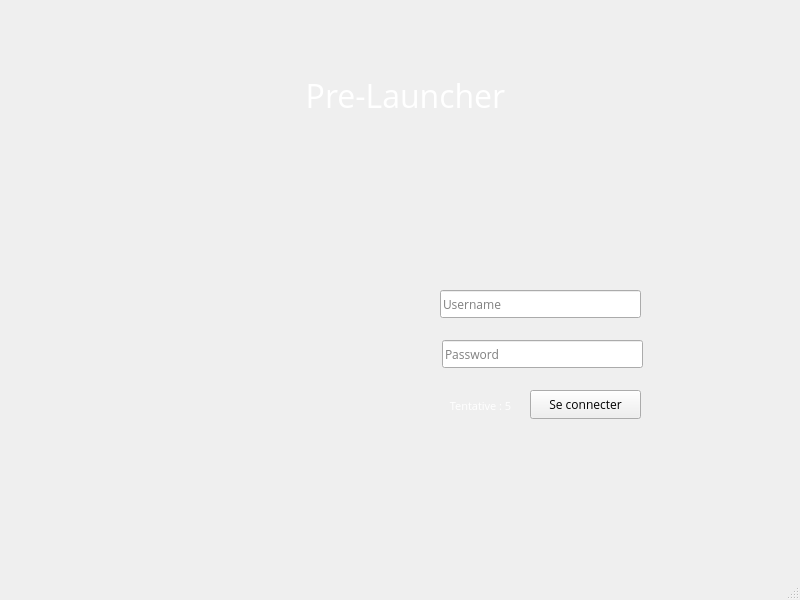
<?xml version="1.0" encoding="UTF-8"?>
<ui version="4.0">
 <class>MainWindow</class>
 <widget class="QMainWindow" name="MainWindow">
  <property name="geometry">
   <rect>
    <x>0</x>
    <y>0</y>
    <width>800</width>
    <height>600</height>
   </rect>
  </property>
  <property name="font">
   <font>
    <family>Open Sans</family>
   </font>
  </property>
  <property name="windowTitle">
   <string>MainWindow</string>
  </property>
  <widget class="QWidget" name="centralwidget">
   <widget class="QPushButton" name="pushButton">
    <property name="geometry">
     <rect>
      <x>530</x>
      <y>390</y>
      <width>111</width>
      <height>29</height>
     </rect>
    </property>
    <property name="font">
     <font>
      <family>Open Sans</family>
     </font>
    </property>
    <property name="text">
     <string>Se connecter</string>
    </property>
   </widget>
   <widget class="QLabel" name="label_2">
    <property name="geometry">
     <rect>
      <x>200</x>
      <y>60</y>
      <width>411</width>
      <height>71</height>
     </rect>
    </property>
    <property name="font">
     <font>
      <family>Open Sans</family>
      <pointsize>24</pointsize>
     </font>
    </property>
    <property name="styleSheet">
     <string notr="true">color: white;
</string>
    </property>
    <property name="text">
     <string>Pre-Launcher</string>
    </property>
    <property name="alignment">
     <set>Qt::AlignCenter</set>
    </property>
   </widget>
   <widget class="QLabel" name="label_tentative">
    <property name="geometry">
     <rect>
      <x>440</x>
      <y>390</y>
      <width>81</width>
      <height>31</height>
     </rect>
    </property>
    <property name="font">
     <font>
      <family>Open Sans</family>
      <pointsize>8</pointsize>
      <bold>false</bold>
      <kerning>true</kerning>
     </font>
    </property>
    <property name="styleSheet">
     <string notr="true">color: white;</string>
    </property>
    <property name="text">
     <string>Tentative : 5</string>
    </property>
    <property name="alignment">
     <set>Qt::AlignCenter</set>
    </property>
   </widget>
   <widget class="QLabel" name="label">
    <property name="geometry">
     <rect>
      <x>0</x>
      <y>-30</y>
      <width>801</width>
      <height>601</height>
     </rect>
    </property>
    <property name="text">
     <string/>
    </property>
    <property name="pixmap">
     <pixmap>../../Desktop/background.jpg</pixmap>
    </property>
   </widget>
   <widget class="QLineEdit" name="lineEdit_password">
    <property name="geometry">
     <rect>
      <x>442</x>
      <y>340</y>
      <width>201</width>
      <height>28</height>
     </rect>
    </property>
    <property name="echoMode">
     <enum>QLineEdit::Password</enum>
    </property>
    <property name="placeholderText">
     <string>Password</string>
    </property>
   </widget>
   <widget class="QLineEdit" name="lineEdit_username">
    <property name="geometry">
     <rect>
      <x>440</x>
      <y>290</y>
      <width>201</width>
      <height>28</height>
     </rect>
    </property>
    <property name="placeholderText">
     <string>Username</string>
    </property>
   </widget>
   <zorder>label</zorder>
   <zorder>pushButton</zorder>
   <zorder>label_2</zorder>
   <zorder>label_tentative</zorder>
   <zorder>lineEdit_password</zorder>
   <zorder>lineEdit_username</zorder>
  </widget>
  <widget class="QMenuBar" name="menubar">
   <property name="geometry">
    <rect>
     <x>0</x>
     <y>0</y>
     <width>800</width>
     <height>25</height>
    </rect>
   </property>
  </widget>
  <widget class="QStatusBar" name="statusbar"/>
 </widget>
 <resources/>
 <connections/>
 <slots>
  <signal>TryingToConnect()</signal>
  <slot>checkTentative()</slot>
 </slots>
</ui>
